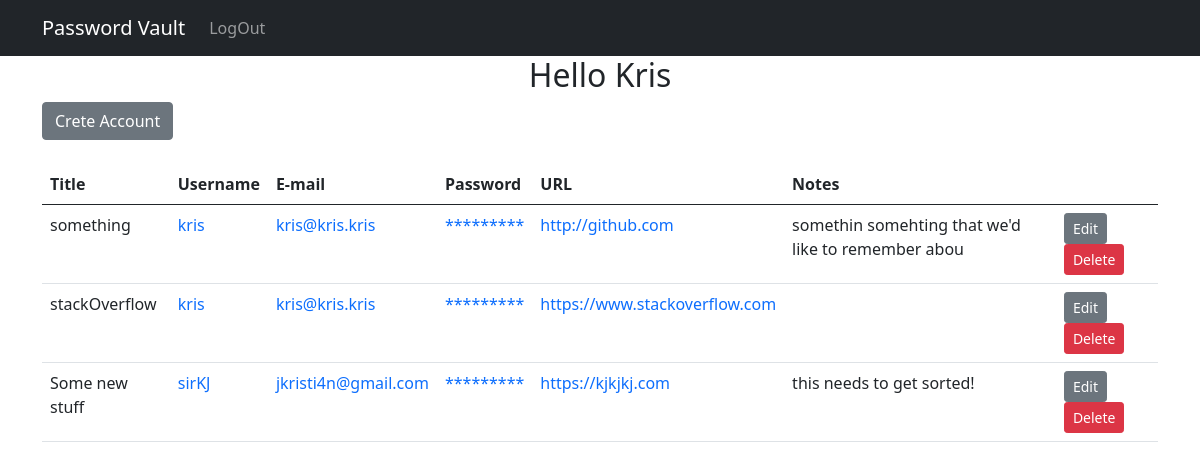
The page /accounts/ (signed in) on the database as committed earlier.
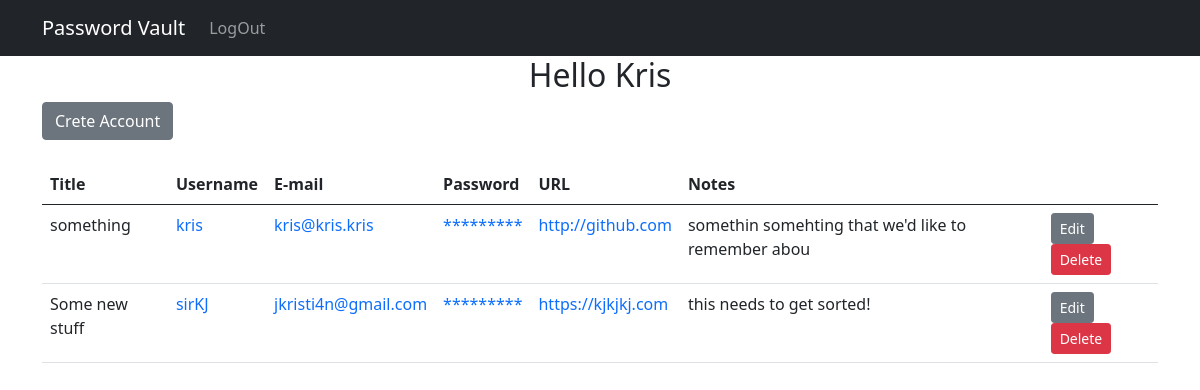
The same page on the database as committed later.
### manager/models.py (models this page shows, shortened)
class Account(models.Model):
    user = models.ForeignKey(User, on_delete=models.CASCADE)
    title = models.CharField(max_length=200)
    url = models.URLField(blank=True)
    username = models.CharField(max_length=100, blank=True)
    password = models.CharField(max_length=100, blank=True)
    email = models.EmailField(blank=True)
    notes = models.TextField(blank=True)

### manager/views.py (the view)
# urls.py: path('accounts/', AccountListView.as_view(), name='accounts'),
class AccountListView(LoginRequiredMixin, ListView):
    template_name = 'manager/main.html'
    model = Account
    context_object_name = 'accounts'
    def get_context_data(self, **kwargs):
        context = super().get_context_data(**kwargs)
        context['accounts'] = context['accounts'].filter(user=self.request.user)
        return context

### manager/templates/manager/main.html (shortened to what this page needs)
{% extends 'base.html' %}
{% block page_content %}
{% include 'navbar.html' %}
<div class="container">
    {% if user.is_authenticated %}
    <h2>Hello {{ user.username|capfirst }}</h2>
    <a class="btn btn-secondary" href="{% url 'new_account' %}" >Crete Account</a>
    <br><br>
    <table class="table">
        <thead>
            <tr>
                <th>Title</th>
                <th>Username</th>
                <th>E-mail</th>
                <th>Password</th>
                <th>URL</th>
                <th>Notes</th>
                <th></th>
            </tr>
        </thead>
        <tbody>
            {% for account in accounts %}
            <tr>
                <td>{{ account.title }}</td>
                <td><a class="tc to-clp" href="#" data={{ account.username }}>{{ account.username }}</a></td>
                <td><a class="tc to-clp" href="#" data={{ account.email }}>{{ account.email }}</a></td>
                <td>
                    <a class="tc to-clp" href="#" data={{ account.password }}>*********</a>
                </td>
                <td><a href="{{ account.url }}" target="_blank">{{ account.url }}</a></td>
                <td>{{ account.notes|slice:":50" }}</td>
                <td>
                    <a class="btn btn-sm btn-secondary" href="{% url 'edit' account.id %}">Edit</a>
                    <form action="{% url 'delete' account.id %}" method="POST" style="display: inline;">
                        <button class="btn btn-danger btn-sm" type="submit" onclick="return confirm('Deleting this account will cause all of the information to be lost.\nDo you wish to continue?')">Delete</button></button>
                    </form>
                </td>
            </tr>
            {% endfor %}
        </tbody>
    </table>
    {% else %}
    <h1>You have no permission to be here</h1>
    {% endif %}
</div>
{% endblock %}

Rows that differ between the two databases and show on the page:
removed Account: title "stackOverflow", username "kris", email "kris@kris.kris", url "https://www.stackoverflow.com"
